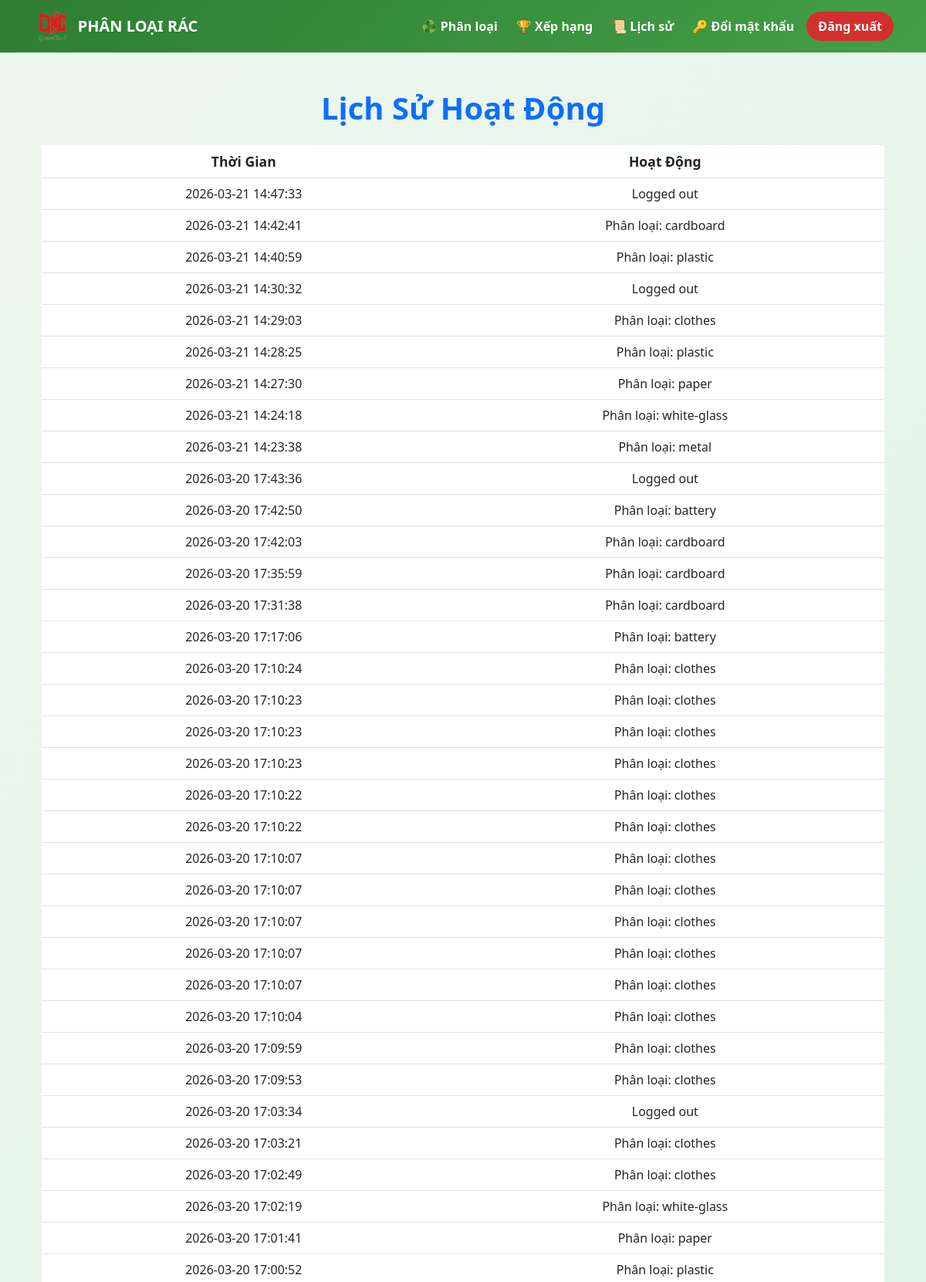
The page /history (signed in, upper part) on the database its author committed.
### app.py (models this page shows)
class UserActivity(db.Model):
    id = db.Column(db.Integer, primary_key=True)
    user_id = db.Column(db.Integer, db.ForeignKey('user.id'), nullable=False)
    action = db.Column(db.String(255), nullable=False)
    timestamp = db.Column(db.DateTime, default=datetime.utcnow)
    user = db.relationship("User", backref="activities")

### app.py (the view)
@app.route('/history')
def history():
    if 'user_id' not in session:
        flash("Please log in to view activity history!", "warning")
        return redirect('/login')
    user_id = session['user_id']
    activities = UserActivity.query.filter_by(user_id=user_id).order_by(UserActivity.timestamp.desc()).all()
    is_admin = User.query.get(user_id).username == "admin"
    return render_template('history.html', activities=activities, is_admin=is_admin)

### templates/history.html (shortened to what this page needs)
{% extends "base.html" %}
{% block content %}
<div class="container mt-5">
    <h1 class="text-center text-primary mb-4" style="font-weight: bold;">Lịch Sử Hoạt Động</h1>
    <div class="table-responsive">
        <table class="table table-hover text-center shadow-sm" style="background-color: #f8f9fa; border-radius: 8px;">
            <thead class="bg-primary text-white" style="font-size: 1.1rem; font-weight: 600;">
                <tr>
                    <th>Thời Gian</th>
                    <th>Hoạt Động</th>
                </tr>
            </thead>
            <tbody>
                {% for activity in activities %}
                <tr>
                    <td>{{ activity.timestamp }}</td>
                    <td>{{ activity.action }}</td>
                </tr>
                {% endfor %}
            </tbody>
        </table>
    </div>
</div>
{% endblock %}

### templates/base.html (style rules this page uses)
body { background: linear-gradient(135deg, #eef7ee, #d9f2e6); font-family: "Segoe UI", sans-serif; }

### rows shown on the page
UserActivity: timestamp "2026-03-21 14:47:33", action "Logged out"
UserActivity: timestamp "2026-03-21 14:42:41", action "Phân loại: cardboard"
UserActivity: timestamp "2026-03-21 14:40:59", action "Phân loại: plastic"
UserActivity: timestamp "2026-03-21 14:30:32", action "Logged out"
UserActivity: timestamp "2026-03-21 14:29:03", action "Phân loại: clothes"
UserActivity: timestamp "2026-03-21 14:28:25", action "Phân loại: plastic"
UserActivity: timestamp "2026-03-21 14:27:30", action "Phân loại: paper"
UserActivity: timestamp "2026-03-21 14:24:18", action "Phân loại: white-glass"
UserActivity: timestamp "2026-03-21 14:23:38", action "Phân loại: metal"
UserActivity: timestamp "2026-03-20 17:43:36", action "Logged out"
UserActivity: timestamp "2026-03-20 17:42:50", action "Phân loại: battery"
UserActivity: timestamp "2026-03-20 17:42:03", action "Phân loại: cardboard"
UserActivity: timestamp "2026-03-20 17:35:59", action "Phân loại: cardboard"
UserActivity: timestamp "2026-03-20 17:31:38", action "Phân loại: cardboard"
UserActivity: timestamp "2026-03-20 17:17:06", action "Phân loại: battery"
UserActivity: timestamp "2026-03-20 17:10:24", action "Phân loại: clothes"
UserActivity: timestamp "2026-03-20 17:10:23", action "Phân loại: clothes"
UserActivity: timestamp "2026-03-20 17:10:23", action "Phân loại: clothes"
UserActivity: timestamp "2026-03-20 17:10:23", action "Phân loại: clothes"
UserActivity: timestamp "2026-03-20 17:10:22", action "Phân loại: clothes"
UserActivity: timestamp "2026-03-20 17:10:22", action "Phân loại: clothes"
UserActivity: timestamp "2026-03-20 17:10:07", action "Phân loại: clothes"
UserActivity: timestamp "2026-03-20 17:10:07", action "Phân loại: clothes"
UserActivity: timestamp "2026-03-20 17:10:07", action "Phân loại: clothes"
UserActivity: timestamp "2026-03-20 17:10:07", action "Phân loại: clothes"
UserActivity: timestamp "2026-03-20 17:10:07", action "Phân loại: clothes"
UserActivity: timestamp "2026-03-20 17:10:04", action "Phân loại: clothes"
UserActivity: timestamp "2026-03-20 17:09:59", action "Phân loại: clothes"
UserActivity: timestamp "2026-03-20 17:09:53", action "Phân loại: clothes"
UserActivity: timestamp "2026-03-20 17:03:34", action "Logged out"
UserActivity: timestamp "2026-03-20 17:03:21", action "Phân loại: clothes"
UserActivity: timestamp "2026-03-20 17:02:49", action "Phân loại: clothes"
UserActivity: timestamp "2026-03-20 17:02:19", action "Phân loại: white-glass"
UserActivity: timestamp "2026-03-20 17:01:41", action "Phân loại: paper"
UserActivity: timestamp "2026-03-20 17:00:52", action "Phân loại: plastic"
